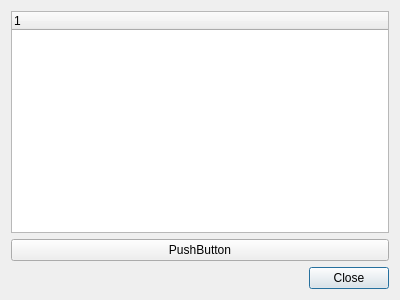
<?xml version="1.0" encoding="UTF-8"?>
<ui version="4.0">
 <class>AddBlockDialog</class>
 <widget class="QDialog" name="AddBlockDialog">
  <property name="geometry">
   <rect>
    <x>0</x>
    <y>0</y>
    <width>400</width>
    <height>300</height>
   </rect>
  </property>
  <property name="windowTitle">
   <string>Dialog</string>
  </property>
  <layout class="QGridLayout" name="gridLayout">
   <item row="2" column="0">
    <widget class="QDialogButtonBox" name="buttonBox">
     <property name="orientation">
      <enum>Qt::Horizontal</enum>
     </property>
     <property name="standardButtons">
      <set>QDialogButtonBox::Close</set>
     </property>
    </widget>
   </item>
   <item row="0" column="0">
    <widget class="QTreeWidget" name="treeWidget">
     <column>
      <property name="text">
       <string notr="true">1</string>
      </property>
     </column>
    </widget>
   </item>
   <item row="1" column="0">
    <widget class="QPushButton" name="pushButton">
     <property name="text">
      <string>PushButton</string>
     </property>
    </widget>
   </item>
  </layout>
 </widget>
 <resources/>
 <connections>
  <connection>
   <sender>buttonBox</sender>
   <signal>accepted()</signal>
   <receiver>AddBlockDialog</receiver>
   <slot>accept()</slot>
   <hints>
    <hint type="sourcelabel">
     <x>248</x>
     <y>254</y>
    </hint>
    <hint type="destinationlabel">
     <x>157</x>
     <y>274</y>
    </hint>
   </hints>
  </connection>
  <connection>
   <sender>buttonBox</sender>
   <signal>rejected()</signal>
   <receiver>AddBlockDialog</receiver>
   <slot>reject()</slot>
   <hints>
    <hint type="sourcelabel">
     <x>316</x>
     <y>260</y>
    </hint>
    <hint type="destinationlabel">
     <x>286</x>
     <y>274</y>
    </hint>
   </hints>
  </connection>
 </connections>
</ui>
